Frame 1 (no input): blank canvas, image omitted
Frame 60 (the mouse pressed at the canvas centre just before this capture): blank canvas, image omitted
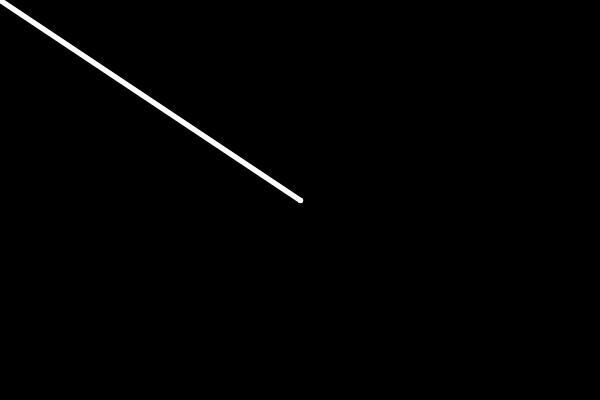
Frame 120 (the mouse held since frame 60 and released just before this capture)

The Processing sketch whose frames 1 and 60 were blank and that drew this single picture after the mouse press (run headless with seeded random() and noise(); from frame 60 on, the mouse is pressed at the canvas centre):

// Processing sketch: interact_23_speed
// ── interact_23_speed.pde
float speed = 0;
float easing = 0.03;

void setup() {
  size(600, 400);
  background(0);
  stroke(255);
}

void draw() {
  float target = dist(mouseX, mouseY, pmouseX, pmouseY);
  speed += (target - speed) * easing;
  if(mousePressed == true){
    strokeWeight(speed/2);
    line(mouseX, mouseY, pmouseX, pmouseY);
  }
  println(speed);
}
